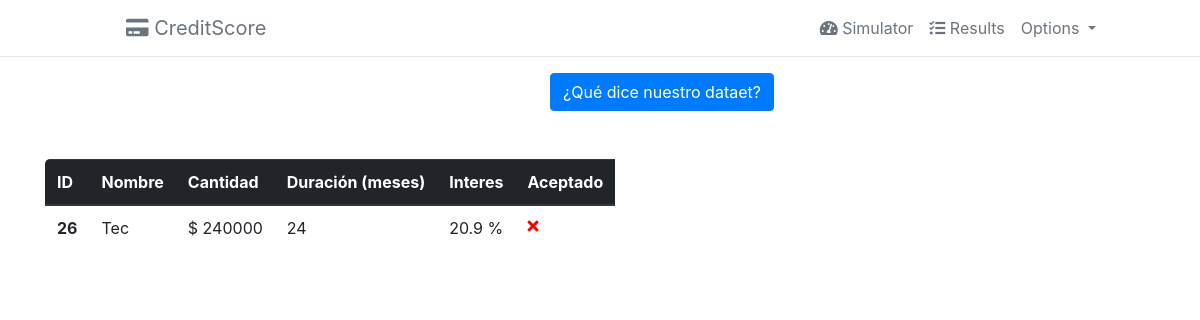
Page /home/api/ (signed in) on the committed database.
### home/models.py (models this page shows)
class Company(models.Model):
    facebook_name = models.CharField(max_length=20)
    amount        = models.IntegerField()
    duration      = models.IntegerField()
    result        = models.IntegerField(default='')
    inflation     = models.FloatField()

### home/views.py (the view)
class CompanyListView(ListView):
    model = Company
    paginate_by = 10  # if pagination is desired
    context_object_name = "company_list"
    def get_context_data(self, **kwargs):
        context = super().get_context_data(**kwargs)
        context['now'] = datetime.datetime.now()
        return context

### home/templates/home/company_list.html (shortened to what this page needs)
{% extends 'base.html' %}
{% block  body %}
  <div class="container">
    <div class="row">
      <div class="col-sm-12">
        <div style="width:100;display:block;margin: 1rem auto;">
          <a class="btn btn-primary" data-toggle="modal" data-target="#exampleModal" style="color:white;">
            ¿Qué dice nuestro dataet?
          </a>
        </div>
      </div>
      <div class="col-sm-12" style="margin-top:2rem;">
        {% if company_list %}
          <table class="table table-responsive">
            <thead class="thead-dark">
              <tr>
                <th scope="col">ID</th>
                <th scope="col">Nombre</th>
                <th scope="col">Cantidad</th>
                <th scope="col">Duración (meses)</th>
                <th scope="col">Interes</th>
                <th scope="col">Aceptado</th>
              </tr>
            </thead>
            <tbody>
              {% for company in company_list %}
                <tr>
                  <th scope="col">{{company.id}}</th>
                  <td>{{company.facebook_name}}</td>
                  <td>$ {{company.amount}}</td>
                  <td>{{company.duration}}</td>
                  <td>{{company.inflation}} %</td>
                  <td>
                    {% if company.result %}
                      <i class="fas fa-check" style="color:green;"></i>
                    {% else %}
                      <i class="fas fa-times" style="color:red;"></i>
                    {% endif %}
                  </td>
                </tr>
              {% endfor %}
            </tbody>
          </table>
        {% else %}
          <p>There are no books in the library.</p>
        {% endif %}
        </div>
    </div>
  </div>
{% endblock %}

### home/templates/home/company_list.html (style rules this page uses)
.table { border-radius: 5px; width: 50%; margin: 0px auto; float: none; }
@media (max-width: 1200px) { .table { width: 100%; } }

### rows in the picture
Company: id "26", facebook_name "Tec", amount "240000", duration "24", inflation "20.9", result 0 (drawn)
